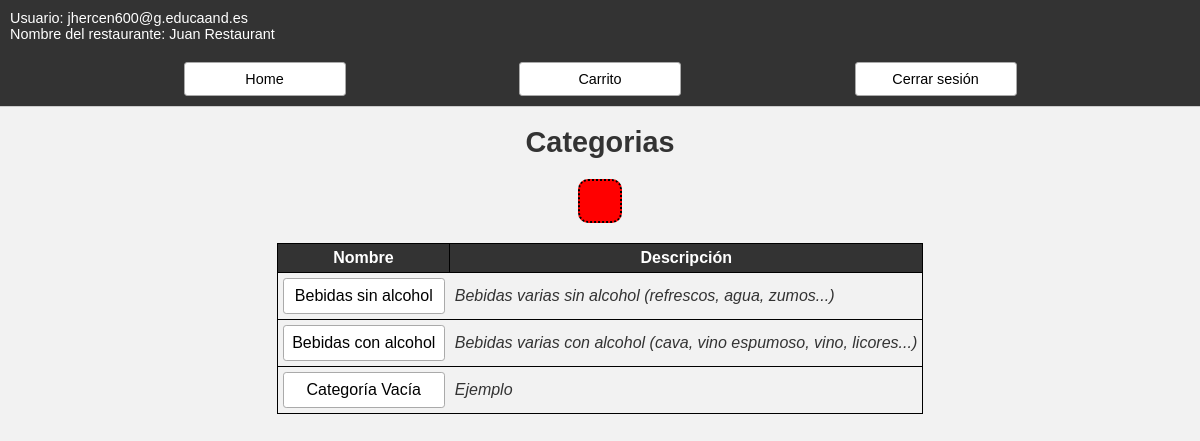
Page /src/proyectoTienda/categorias.php?exito=false (signed in) on the committed database.
### tables this page shows
CREATE TABLE `categorias` (
  `codCat` int(11) NOT NULL,
  `nombre` varchar(45) NOT NULL,
  `descripcion` varchar(200) NOT NULL
);

### src/proyectoTienda/inc/funciones/categorias.php (called while the page is built, shortened)
<?
function cargar_categorias($db)
{
    $sql = "SELECT * FROM categorias";
    $consultaPrep = $db->prepare($sql);
    $consultaPrep->execute();
    if ($consultaPrep->rowCount() > 0) {
        return $consultaPrep->fetchAll();
    } else {
        return false;
    }
}

### src/proyectoTienda/categorias.php (the view, shortened to what this page needs)
<?
require_once("inc/bd.php");
require_once("inc/funciones/categorias.php");
require_once("inc/secciones/cabecera.php");
?>
<!DOCTYPE html>
<html lang="en">
<head>
</head>
<body>
    <main>
        <h1>Categorias</h1>
        <?
        if (isset($_GET["exito"]) && $_GET["exito"] == "true") {
        ?>
            <div class="conseguido">El pedido ha sido creado con éxito</div>
        <?
        } else if (isset($_GET["exito"]) && $_GET["exito"] == "false") {
        ?>
            <div class="error"><?= $_SESSION["error"] ?></div>
        <?
        }
        $categorias = cargar_categorias($db);
        if (!$categorias) {
            echo "<h2>No hay categorias</h2>";
        } else {
        ?>
            <table>
                <tr>
                    <th>Nombre</th>
                    <th>Descripción</th>
                </tr>
                <?
                foreach ($categorias as $categoria) {
                ?>
                    <tr>
                        <td><a href="productos.php?categoria=<?= $categoria["codCat"] ?>"><?= $categoria["nombre"] ?></a></td>
                        <td><?= $categoria["descripcion"] ?></td>
                    </tr>
                <?
                }
                ?>
            </table>
        <?
        }
        ?>
    </main>
</body>
</html>

### src/proyectoTienda/inc/estilo.css (style rules this page uses)
body { background-color: #f2f2f2; color: #333; display: flex; flex-direction: column; font-family: Arial, Helvetica, sans-serif; font-size: 0.9em; height: 100%; margin: 0; padding: 0; }
.error { background-color: rgb(255, 0, 0); border: 2px dotted black; border-radius: 10px; color: white; font-weight: bold; padding: 20px; }
html { height: 100%; }
main { align-items: center; display: flex; flex-direction: column; }
a, button { background-color: white; border: solid 1px #aaa; border-radius: 0.2rem; color: black; display: inline-block; min-width: 9rem; padding: 0.5rem; text-align: center; text-decoration: none; }
table:not(#login) { border: 1px solid black; border-collapse: collapse; margin: 20px; }
td { padding: 5px; }
.error, .conseguido { border: 2px dotted black; border-radius: 10px; color: white; font-weight: bold; padding: 20px; }
td:last-child { font-style: italic; }
th { background-color: #333; border: 1px solid black; color: white; padding: 5px; }
tr { border: 1px solid black; }

### rows in the picture
categorias: nombre "Bebidas sin alcohol", descripcion "Bebidas varias sin alcohol (refrescos, agua, zumos...)"
categorias: nombre "Bebidas con alcohol", descripcion "Bebidas varias con alcohol (cava, vino espumoso, vino, licores...)"
categorias: nombre "Categoría Vacía", descripcion "Ejemplo"

### other values in the picture
$_SESSION['usuario'] "jhercen600@g.educaand.es"
$_SESSION["nombre"] "Juan Restaurant"
